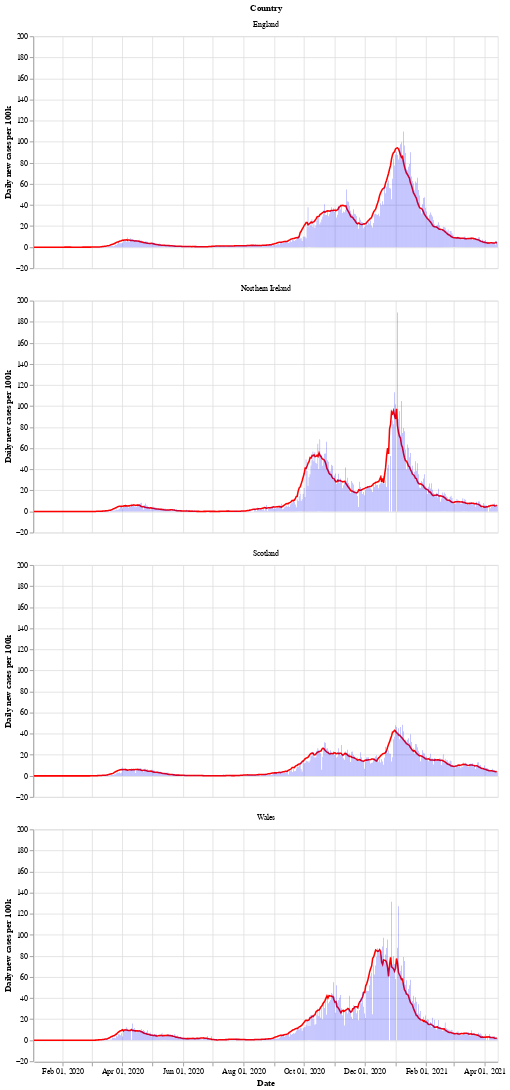

Source (notebook cell):
### Markdown cell above
Next is a bar chart of the number of new cases in each country (per 100k population), with the 7 day moving average of cases. Again we see that Wales saw a longer period of raising and falling cases compared to the other countries.

After a period of cases falling, each nation is now seeing a rise in the number of cases - especially in Wales.

### Code cell
# collapse
bars = alt.Chart(uk_cases).mark_bar().encode(
    x=alt.X("yearmonthdate(date):T", axis=alt.Axis(title='Date')),
    y=alt.Y("newCasesRate:Q", axis=alt.Axis(title='Daily new cases per 100k')),
    tooltip='newCasesRate',
    color=alt.condition(
        alt.datum.dailyChange > 0,
        alt.value("orange"),  # The positive color
        alt.value("blue")  # The negative color
    )
).properties(title='New cases per 100k population with rolling 7 day average', width=600).interactive()
line = alt.Chart(uk_cases).mark_line(
    color='red',
    size=2,
).transform_window(
    rolling_mean='mean(newCasesRate)',
    frame=[0, 7],
    groupby=['areaName']
).encode(
    x='yearmonthdate(date):T',
    y='rolling_mean:Q'
)
alt.layer(line, bars, data=uk_cases).facet(alt.Row('areaName', title='Country'), columns=1)

### Figure 1 — Vega-Lite specification as saved in the notebook (floating-point values rounded to 4 significant figures; data arrays with more than 128 entries replaced by an {"elided": "..."} marker saying what was removed)
{"config": {"view": {"continuousWidth": 400, "continuousHeight": 300}}, "data": {"name": "data-464ea61cfbae8ed4c0fd8aa2049b6036"}, "facet": {"type": "nominal", "field": "areaName", "title": "Country"}, "spec": {"layer": [{"mark": {"type": "line", "color": "red", "size": 2}, "encoding": {"x": {"type": "temporal", "field": "date", "timeUnit": "yearmonthdate"}, "y": {"type": "quantitative", "field": "rolling_mean"}}, "transform": [{"window": [{"op": "mean", "field": "newCasesRate", "as": "rolling_mean"}], "frame": [0, 7], "groupby": ["areaName"]}]}, {"mark": "bar", "encoding": {"color": {"condition": {"value": "orange", "test": "(datum.dailyChange > 0)"}, "value": "blue"}, "tooltip": {"type": "quantitative", "field": "newCasesRate"}, "x": {"type": "temporal", "axis": {"title": "Date"}, "field": "date", "timeUnit": "yearmonthdate"}, "y": {"type": "quantitative", "axis": {"title": "Daily new cases per 100k"}, "field": "newCasesRate"}}, "selection": {"selector002": {"type": "interval", "bind": "scales", "encodings": ["x", "y"]}}, "title": "New cases per 100k population with rolling 7 day average", "width": 600}]}, "columns": 1, "$schema": "https://vega.github.io/schema/vega-lite/v4.8.1.json", "datasets": {"data-464ea61cfbae8ed4c0fd8aa2049b6036": {"elided": "1868 records"}}}
